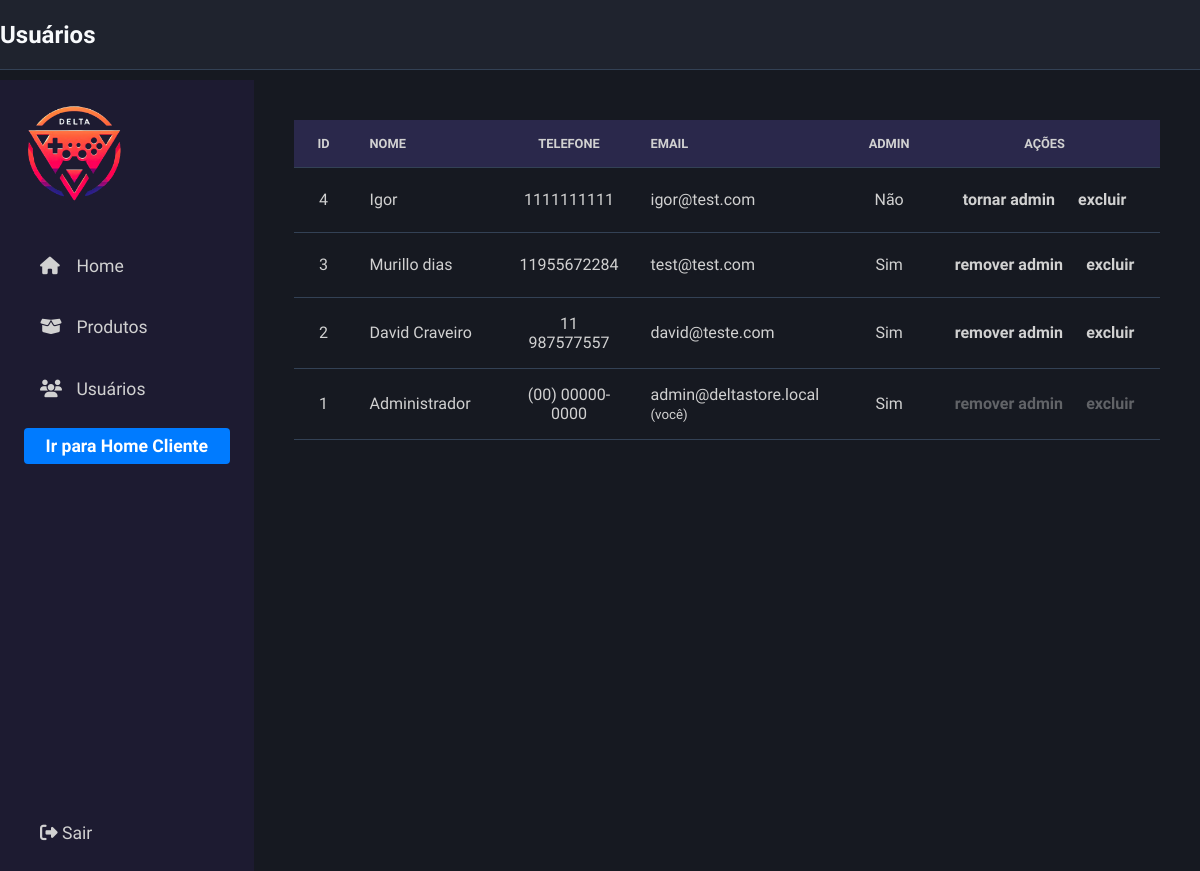
/src/pages/admin/admin-usuarios.php (signed in), run on an earlier commit of the app's database.
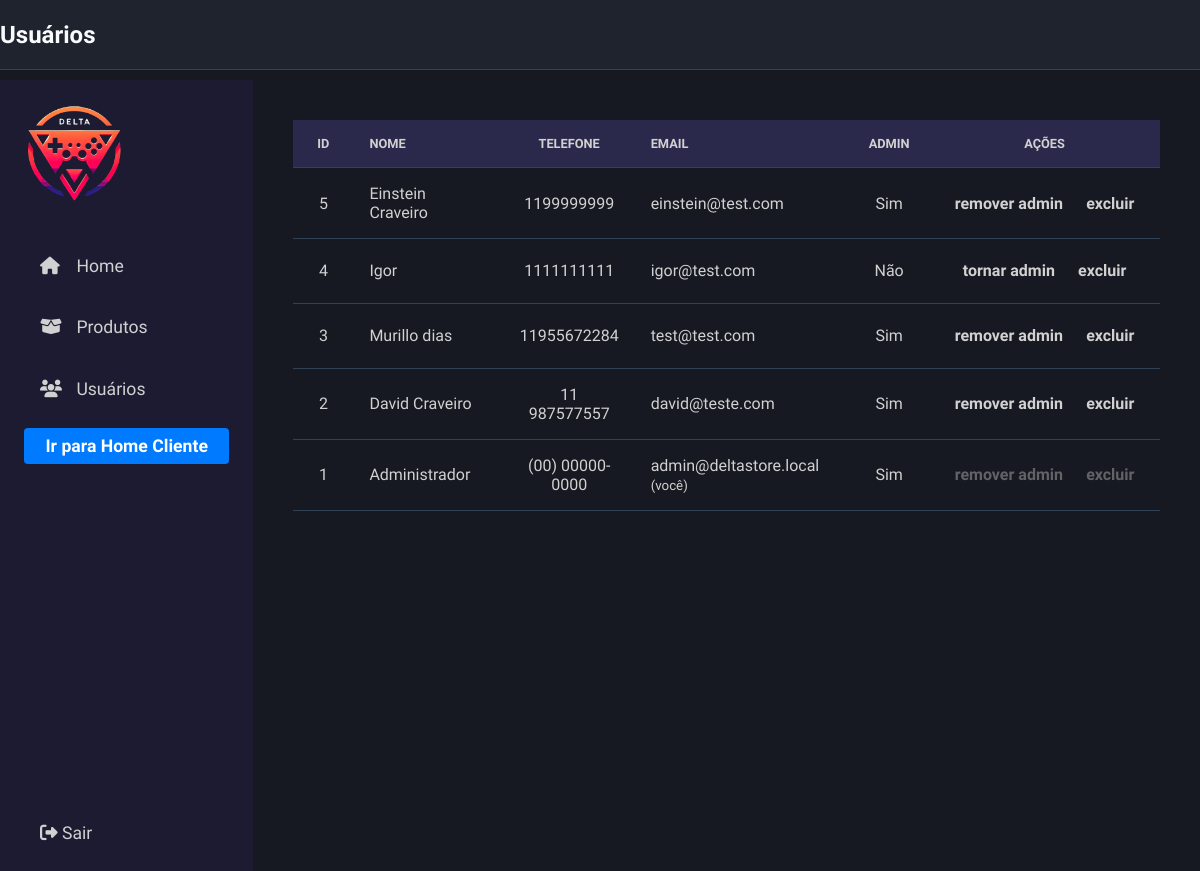
And on a later commit of the database.
### tables this page shows
CREATE TABLE users (
    id INTEGER PRIMARY KEY AUTOINCREMENT,
    nome TEXT NOT NULL,
    telefone TEXT NOT NULL,
    email TEXT UNIQUE NOT NULL,
    password TEXT NOT NULL,
    is_admin INTEGER DEFAULT 0
);

### src/includes/db.php (called while the page is built, shortened)
<?php
$dbFile = __DIR__ . '/../db/database.sqlite';
try {
    $pdo = new PDO('sqlite:' . $dbFile);
    $pdo->setAttribute(PDO::ATTR_ERRMODE, PDO::ERRMODE_EXCEPTION);
} catch (Exception $e) {
    die('Erro ao conectar ao banco: ' . $e->getMessage());
}
function queryAll($sql, $params = []) {
    global $pdo;
    $stmt = $pdo->prepare($sql);
    $stmt->execute($params);
    return $stmt->fetchAll(PDO::FETCH_ASSOC);
}

### src/pages/admin/admin-usuarios.php (the view, shortened to what this page needs)
<?php
require_once __DIR__ . '/../../includes/db.php';
$users = queryAll('SELECT id, nome, telefone, email, is_admin FROM users ORDER BY id DESC');
?>
<!DOCTYPE html>
<html lang="pt-br">
<head>
    <link rel="stylesheet" href="https://cdnjs.cloudflare.com/ajax/libs/font-awesome/6.4.0/css/all.min.css">
    <link rel="stylesheet" href="/src/pages/admin/styles/admin-style.css">
    <link rel="stylesheet" href="/src/pages/client/styles/style.css">
</head>
<body>
    <div class="admin-container">
        <aside class="sidebar">
            <div class="sidebar-header">
                <img src="/src/assets/images/logodelta.png" alt="Logo Delta" class="sidebar-logo">
            </div>
            <nav class="sidebar-nav">
                <ul>
                    <li><a href="/src/pages/admin/admin-index.php"><i class="fas fa-home"></i> Home</a></li>
                    <li><a href="/src/pages/admin/admin-produtos.php"><i class="fas fa-box-open"></i> Produtos</a></li>
                    <li class="active"><a href="/src/pages/admin/admin-usuarios.php"><i class="fas fa-users"></i> Usuários</a></li>
                </ul>
                <div style="margin: 1rem 0 0 0; text-align: center;">
                    <a href="/src/pages/client/index.php" class="btn btn-accent" style="display:inline-block; padding:8px 16px; background:#007bff; color:#fff; border-radius:4px; text-decoration:none;">Ir para Home Cliente</a>
                </div>
            </nav>
            <div class="sidebar-footer">
                <a href="/src/actions/logout.php"><i class="fas fa-sign-out-alt"></i> Sair</a>
            </div>
        </aside>
        <main class="main-content">
            <header class="main-header">
                <h2>Usuários</h2>
            </header>
            <section class="content-table">
                <table>
                    <thead>
                        <tr>
                            <th>ID</th>
                            <th>Nome</th>
                            <th>Telefone</th>
                            <th>Email</th>
                            <th>Admin</th>
                            <th>Ações</th>
                        </tr>
                    </thead>
                    <tbody>
                        <?php foreach($users as $u): ?>
                        <tr>
                            <td><?php echo $u['id']; ?></td>
                            <td><?php echo htmlspecialchars($u['nome']); ?></td>
                            <td><?php echo htmlspecialchars($u['telefone']); ?></td>
                            <td><?php echo htmlspecialchars($u['email']); ?>
                                <?php if (!empty($_SESSION['user_id']) && $_SESSION['user_id'] == $u['id']): ?>
                                    <small> (você)</small>
                                <?php endif; ?>
                            </td>
                            <td><?php echo !empty($u['is_admin']) ? 'Sim' : 'Não'; ?></td>
                            <td class="actions">
                                <form action="/src/actions/admin_toggle_admin.php" method="post">
                                    <?php $disable_toggle = (!empty($_SESSION['user_id']) && $_SESSION['user_id'] == $u['id']); ?>
                                    <button class="edit" type="submit" <?php echo $disable_toggle ? 'disabled' : ''; ?>>
                                        <?php echo !empty($u['is_admin']) ? 'remover admin' : 'tornar admin'; ?>
                                    </button>
                                </form>
                                <form action="/src/actions/admin_delete_user.php" method="post" onsubmit="return confirm('Confirma exclusão do usuário <?php echo htmlspecialchars($u['email']); ?>?');">
                                    <?php $disable_delete = (!empty($_SESSION['user_id']) && $_SESSION['user_id'] == $u['id']); ?>
                                    <button class="delete" type="submit" <?php echo $disable_delete ? 'disabled' : ''; ?>>excluir</button>
                                </form>
                            </td>
                        </tr>
                        <?php endforeach; ?>
                    </tbody>
                </table>
            </section>
        </main>
    </div>
</body>
</html>

What changed in the data, as far as the page shows it:
added users: id "5", nome "Einstein Craveiro", telefone "1199999999", email "einstein@test.com", is_admin "Sim"
